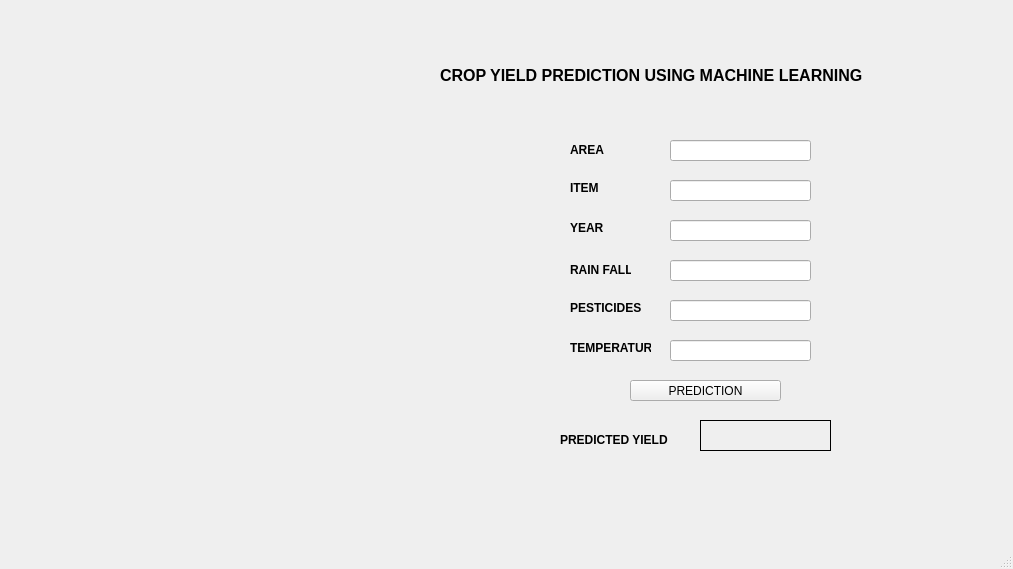
<?xml version="1.0" encoding="UTF-8"?>
<ui version="4.0">
 <class>MainWindow</class>
 <widget class="QMainWindow" name="MainWindow">
  <property name="geometry">
   <rect>
    <x>0</x>
    <y>0</y>
    <width>1013</width>
    <height>569</height>
   </rect>
  </property>
  <property name="windowTitle">
   <string>MainWindow</string>
  </property>
  <widget class="QWidget" name="centralwidget">
   <widget class="QLabel" name="label">
    <property name="geometry">
     <rect>
      <x>440</x>
      <y>50</y>
      <width>471</width>
      <height>51</height>
     </rect>
    </property>
    <property name="text">
     <string>&lt;html&gt;&lt;head/&gt;&lt;body&gt;&lt;p&gt;&lt;span style=&quot; font-size:12pt; font-weight:600;&quot;&gt;CROP YIELD PREDICTION USING MACHINE LEARNING&lt;/span&gt;&lt;/p&gt;&lt;/body&gt;&lt;/html&gt;</string>
    </property>
   </widget>
   <widget class="QLineEdit" name="area_input">
    <property name="geometry">
     <rect>
      <x>670</x>
      <y>140</y>
      <width>141</width>
      <height>21</height>
     </rect>
    </property>
   </widget>
   <widget class="QLineEdit" name="item_input">
    <property name="geometry">
     <rect>
      <x>670</x>
      <y>180</y>
      <width>141</width>
      <height>21</height>
     </rect>
    </property>
   </widget>
   <widget class="QLineEdit" name="temperature_input">
    <property name="geometry">
     <rect>
      <x>670</x>
      <y>340</y>
      <width>141</width>
      <height>21</height>
     </rect>
    </property>
   </widget>
   <widget class="QLineEdit" name="year_input">
    <property name="geometry">
     <rect>
      <x>670</x>
      <y>220</y>
      <width>141</width>
      <height>21</height>
     </rect>
    </property>
   </widget>
   <widget class="QLineEdit" name="rainfall_input">
    <property name="geometry">
     <rect>
      <x>670</x>
      <y>260</y>
      <width>141</width>
      <height>21</height>
     </rect>
    </property>
   </widget>
   <widget class="QLineEdit" name="pesticides_input">
    <property name="geometry">
     <rect>
      <x>670</x>
      <y>300</y>
      <width>141</width>
      <height>21</height>
     </rect>
    </property>
   </widget>
   <widget class="QLabel" name="area">
    <property name="geometry">
     <rect>
      <x>570</x>
      <y>140</y>
      <width>81</width>
      <height>21</height>
     </rect>
    </property>
    <property name="text">
     <string>&lt;html&gt;&lt;head/&gt;&lt;body&gt;&lt;p&gt;&lt;span style=&quot; font-weight:600;&quot;&gt;AREA&lt;/span&gt;&lt;/p&gt;&lt;/body&gt;&lt;/html&gt;</string>
    </property>
   </widget>
   <widget class="QLabel" name="item">
    <property name="geometry">
     <rect>
      <x>570</x>
      <y>180</y>
      <width>51</width>
      <height>16</height>
     </rect>
    </property>
    <property name="text">
     <string>&lt;html&gt;&lt;head/&gt;&lt;body&gt;&lt;p&gt;&lt;span style=&quot; font-weight:600;&quot;&gt;ITEM&lt;/span&gt;&lt;/p&gt;&lt;/body&gt;&lt;/html&gt;</string>
    </property>
   </widget>
   <widget class="QLabel" name="year">
    <property name="geometry">
     <rect>
      <x>570</x>
      <y>220</y>
      <width>51</width>
      <height>16</height>
     </rect>
    </property>
    <property name="text">
     <string>&lt;html&gt;&lt;head/&gt;&lt;body&gt;&lt;p&gt;&lt;span style=&quot; font-weight:600;&quot;&gt;YEAR&lt;/span&gt;&lt;/p&gt;&lt;/body&gt;&lt;/html&gt;</string>
    </property>
   </widget>
   <widget class="QLabel" name="rainfall">
    <property name="geometry">
     <rect>
      <x>570</x>
      <y>260</y>
      <width>61</width>
      <height>21</height>
     </rect>
    </property>
    <property name="text">
     <string>&lt;html&gt;&lt;head/&gt;&lt;body&gt;&lt;p&gt;&lt;span style=&quot; font-weight:600;&quot;&gt;RAIN FALL&lt;/span&gt;&lt;/p&gt;&lt;/body&gt;&lt;/html&gt;</string>
    </property>
   </widget>
   <widget class="QLabel" name="pesticides">
    <property name="geometry">
     <rect>
      <x>570</x>
      <y>300</y>
      <width>71</width>
      <height>16</height>
     </rect>
    </property>
    <property name="text">
     <string>&lt;html&gt;&lt;head/&gt;&lt;body&gt;&lt;p&gt;&lt;span style=&quot; font-weight:600;&quot;&gt;PESTICIDES&lt;/span&gt;&lt;/p&gt;&lt;/body&gt;&lt;/html&gt;</string>
    </property>
   </widget>
   <widget class="QLabel" name="temperature">
    <property name="geometry">
     <rect>
      <x>570</x>
      <y>340</y>
      <width>81</width>
      <height>16</height>
     </rect>
    </property>
    <property name="text">
     <string>&lt;html&gt;&lt;head/&gt;&lt;body&gt;&lt;p&gt;&lt;span style=&quot; font-weight:600;&quot;&gt;TEMPERATURE&lt;/span&gt;&lt;/p&gt;&lt;/body&gt;&lt;/html&gt;</string>
    </property>
   </widget>
   <widget class="QPushButton" name="PREDICTION">
    <property name="geometry">
     <rect>
      <x>630</x>
      <y>380</y>
      <width>151</width>
      <height>21</height>
     </rect>
    </property>
    <property name="text">
     <string>PREDICTION</string>
    </property>
   </widget>
   <widget class="QLabel" name="predicted_yield">
    <property name="geometry">
     <rect>
      <x>560</x>
      <y>430</y>
      <width>111</width>
      <height>21</height>
     </rect>
    </property>
    <property name="text">
     <string>&lt;html&gt;&lt;head/&gt;&lt;body&gt;&lt;p&gt;&lt;span style=&quot; font-weight:600;&quot;&gt;PREDICTED YIELD&lt;/span&gt;&lt;/p&gt;&lt;/body&gt;&lt;/html&gt;</string>
    </property>
   </widget>
   <widget class="QLabel" name="output">
    <property name="geometry">
     <rect>
      <x>700</x>
      <y>420</y>
      <width>131</width>
      <height>31</height>
     </rect>
    </property>
    <property name="frameShape">
     <enum>QFrame::Box</enum>
    </property>
    <property name="text">
     <string/>
    </property>
   </widget>
  </widget>
  <widget class="QMenuBar" name="menubar">
   <property name="geometry">
    <rect>
     <x>0</x>
     <y>0</y>
     <width>1013</width>
     <height>21</height>
    </rect>
   </property>
  </widget>
  <widget class="QStatusBar" name="statusbar"/>
 </widget>
 <resources/>
 <connections/>
</ui>
